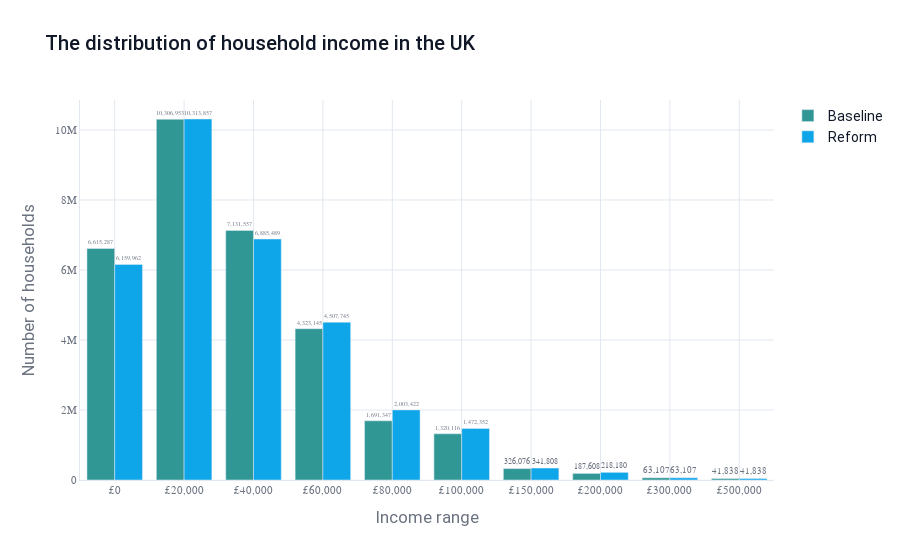

Notebook cell for this chart:
### Code cell
# Extract new aggregates for household income ranges

income_ranges = [0, 20000, 40000, 60000, 80000, 100000, 150000, 200000, 300000, 500000, 1_000_000]
aggregates_2 = []
for i in range(len(income_ranges) - 1):
    aggregates_2.append(
        Aggregate(
            entity="household",
            variable_name="hbai_household_net_income",
            aggregate_function="count",
            filter_variable_name="hbai_household_net_income",
            filter_variable_geq=income_ranges[i],
            filter_variable_leq=income_ranges[i + 1],
            simulation=sim_2,
        )
    )

aggregates_2 = Aggregate.run(aggregates_2)

# Create the comparative bar chart
fig = go.Figure(data=[
    go.Bar(
        name="Baseline",
        x=[f"£{inc:,}" for inc in income_ranges[:-1]],
        y=[agg.value for agg in aggregates],
    ),
    go.Bar(
        name="Reform",
        x=[f"£{inc:,}" for inc in income_ranges[:-1]],
        y=[agg.value for agg in aggregates_2],
    ),
])

# Apply formatting
fig = format_figure(
    fig,
    title="The distribution of household income in the UK",
    x_title="Income range",
    y_title="Number of households",
)

add_fonts()

fig

### Figure 1 — Plotly figure (JSON) as saved in the notebook; plotly's stock layout.template omitted (floating-point values rounded to 4 significant figures)
{"data": [{"marker": {"color": "#319795"}, "name": "Baseline", "textfont": {"color": "#6B7280", "family": "Roboto Mono, monospace", "size": 11}, "textposition": "outside", "texttemplate": "%{y:,.0f}", "type": "bar", "x": ["£0", "£20,000", "£40,000", "£60,000", "£80,000", "£100,000", "£150,000", "£200,000", "£300,000", "£500,000"], "y": [6615000.0, 10310000.0, 7132000.0, 4323000.0, 1691000.0, 1320000.0, 326100.0, 187600.0, 63110.0, 41840.0]}, {"marker": {"color": "#0EA5E9"}, "name": "Reform", "textfont": {"color": "#6B7280", "family": "Roboto Mono, monospace", "size": 11}, "textposition": "outside", "texttemplate": "%{y:,.0f}", "type": "bar", "x": ["£0", "£20,000", "£40,000", "£60,000", "£80,000", "£100,000", "£150,000", "£200,000", "£300,000", "£500,000"], "y": [6160000.0, 10310000.0, 6885000.0, 4508000.0, 2003000.0, 1472000.0, 341800.0, 218200.0, 63110.0, 41840.0]}], "layout": {"font": {"color": "#101828", "family": "Roboto, sans-serif", "size": 14}, "hoverlabel": {"bgcolor": "white", "bordercolor": "#81E6D9", "font": {"family": "Roboto Mono, monospace", "size": 12}}, "hovermode": "x unified", "paper_bgcolor": "white", "plot_bgcolor": "white", "showlegend": true, "title": {"font": {"color": "#101828", "family": "Roboto, sans-serif", "size": 20, "weight": 500}, "text": "The distribution of household income in the UK"}, "xaxis": {"gridcolor": "#E2E8F0", "gridwidth": 1, "linecolor": "#E2E8F0", "linewidth": 1, "mirror": false, "showgrid": true, "showline": true, "tickfont": {"color": "#6B7280", "family": "Roboto Mono, monospace", "size": 11}, "title": {"font": {"color": "#6B7280"}, "text": "Income range"}, "zeroline": true, "zerolinecolor": "#F2F4F7", "zerolinewidth": 1}, "yaxis": {"gridcolor": "#E2E8F0", "gridwidth": 1, "linecolor": "#E2E8F0", "linewidth": 1, "mirror": false, "showgrid": true, "showline": true, "tickfont": {"color": "#6B7280", "family": "Roboto Mono, monospace", "size": 11}, "title": {"font": {"color": "#6B7280"}, "text": "Number of households"}, "zeroline": true, "zerolinecolor": "#F2F4F7", "zerolinewidth": 1}}}
